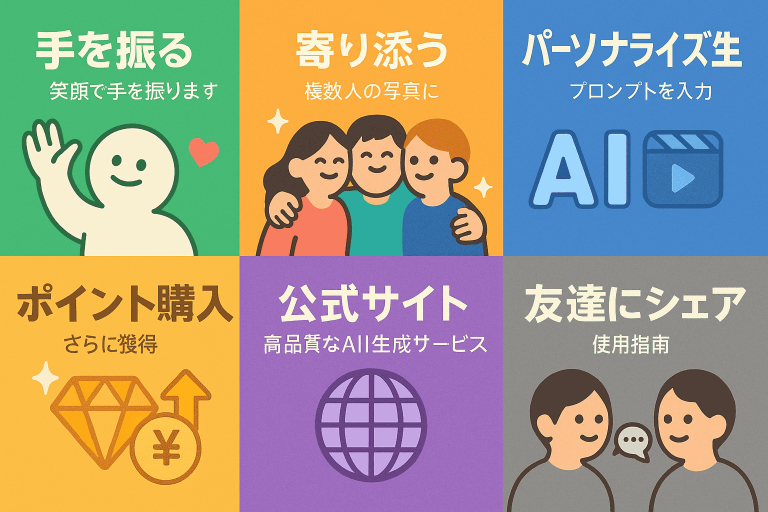
#> input picture assets/richmenu-main.png, 1536 x 1024 px (shown at 1/2 size)
$ python compress-richmenu-images.py
#> lines starting #> are read from the running program, lines starting #| are printed output that depends on the picture
#!/usr/bin/env python3
"""
Rich Menu图片压缩脚本
将图片压缩到1MB以下，保持2500x1686分辨率
"""

import os
from PIL import Image
import sys

def compress_image(input_path, output_path, target_size_mb=1.0):
    """
    压缩图片到指定文件大小以下

    Args:
        input_path: 输入图片路径
        output_path: 输出图片路径
        target_size_mb: 目标文件大小(MB)
    """
#> called with input_path = 'assets/richmenu-main.png', output_path = 'assets/richmenu-main-compressed.png', target_size_mb = 1
    target_size_bytes = target_size_mb * 1024 * 1024

    print(f"📸 压缩图片: {os.path.basename(input_path)}")

    # 打开图片
    with Image.open(input_path) as img:
        # 确保尺寸正确 (2500x1686)
#> img is the input picture: PIL image 1536x1024 P; mean R, G, B 160.4, 154.7, 137.3
        if img.size != (2500, 1686):
            print(f"⚠️  调整尺寸: {img.size} → (2500, 1686)")
#| ⚠️  调整尺寸: (1536, 1024) → (2500, 1686)
            img = img.resize((2500, 1686), Image.Resampling.LANCZOS)
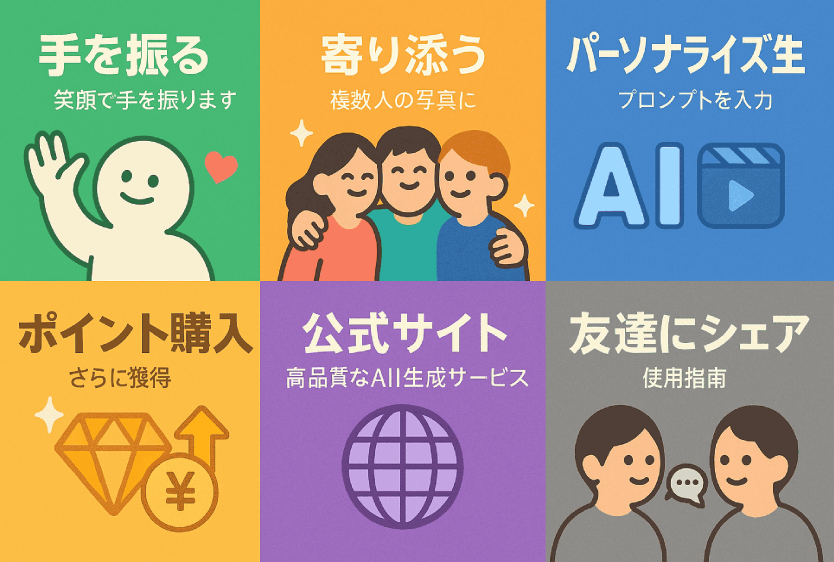
#> img: PIL image 2500x1686 P (shown at 1/3 size); mean R, G, B 160.4, 154.7, 137.3

        # 转换为RGB模式（如果需要）
        if img.mode in ('RGBA', 'LA', 'P'):
            print("🎨 转换为RGB模式")
            background = Image.new('RGB', img.size, (255, 255, 255))
#> background: PIL image 2500x1686 RGB; every value is 255
            if img.mode == 'P':
                img = img.convert('RGBA')
#> img: PIL image 2500x1686 RGBA
            background.paste(img, mask=img.split()[-1] if img.mode in ('RGBA', 'LA') else None)
            img = background

        # 尝试不同的质量级别进行压缩
        for quality in range(95, 20, -5):
            img.save(output_path, 'PNG', optimize=True, quality=quality)

            # 检查文件大小
            file_size = os.path.getsize(output_path)
            print(f"🎯 质量 {quality}: {file_size / 1024 / 1024:.2f}MB")

            if file_size <= target_size_bytes:
                print(f"✅ 压缩成功! 文件大小: {file_size / 1024 / 1024:.2f}MB")
                return True

        # 如果PNG压缩不够，尝试JPEG
        print("🔄 尝试JPEG格式...")
        jpeg_output = output_path.replace('.png', '.jpg')

        for quality in range(95, 30, -5):
            img.save(jpeg_output, 'JPEG', optimize=True, quality=quality)

            file_size = os.path.getsize(jpeg_output)
            print(f"📷 JPEG质量 {quality}: {file_size / 1024 / 1024:.2f}MB")

            if file_size <= target_size_bytes:
                # 将JPEG转换回PNG（保持兼容性）
                with Image.open(jpeg_output) as jpeg_img:
                    jpeg_img.save(output_path, 'PNG', optimize=True)
                os.remove(jpeg_output)

                final_size = os.path.getsize(output_path)
                print(f"✅ JPEG转PNG压缩成功! 最终大小: {final_size / 1024 / 1024:.2f}MB")
                return True

        print("❌ 无法压缩到目标大小")
        return False

def main():
    assets_dir = os.path.join(os.path.dirname(os.path.dirname(__file__)), 'assets')

    images_to_compress = [
        ('richmenu-main.png', 'richmenu-main-compressed.png'),
        ('richmenu-processing.png', 'richmenu-processing-compressed.png')
    ]

    print("🎨 开始压缩Rich Menu图片...")
    print(f"📁 资源目录: {assets_dir}")

    success_count = 0

    for original_name, compressed_name in images_to_compress:
        original_path = os.path.join(assets_dir, original_name)
        compressed_path = os.path.join(assets_dir, compressed_name)

        if not os.path.exists(original_path):
            print(f"⚠️  文件不存在: {original_name}")
            continue

        original_size = os.path.getsize(original_path)
        print(f"\n📊 原始文件: {original_name} ({original_size / 1024 / 1024:.2f}MB)")

        if compress_image(original_path, compressed_path):
            success_count += 1

            # 替换原文件
            backup_path = original_path + '.backup'
            os.rename(original_path, backup_path)
            os.rename(compressed_path, original_path)

            new_size = os.path.getsize(original_path)
            print(f"🔄 已替换原文件 (备份: {os.path.basename(backup_path)})")
            print(f"📈 压缩率: {(1 - new_size/original_size)*100:.1f}%")
        else:
            print(f"❌ {original_name} 压缩失败")
#> pass 2 of the loop in main, `for original_name, compressed_name in images_to_compress:`:
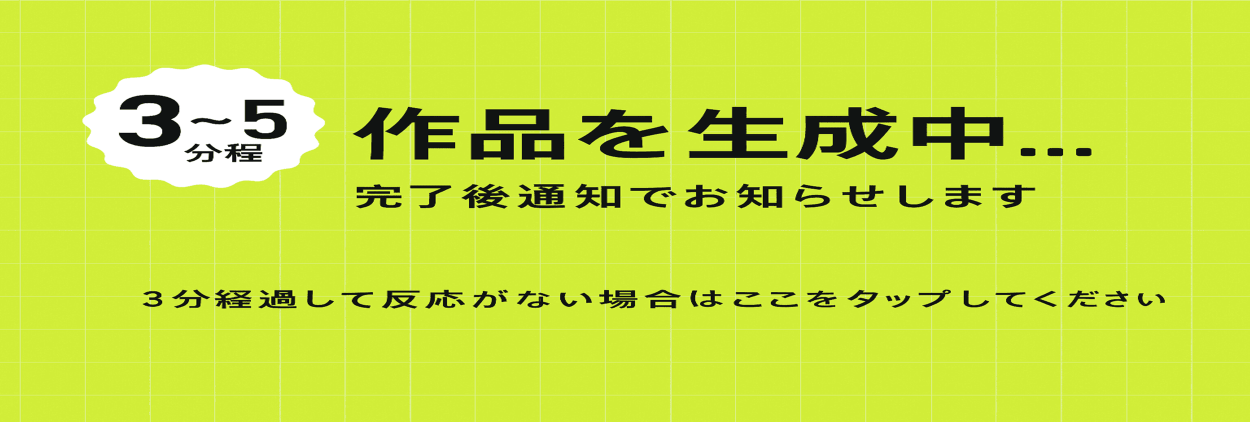
#> input picture assets/richmenu-processing.png, 2500 x 843 px (shown at 1/2 size)
#> in compress_image, img is the input picture: PIL image 2500x843 P; mean R, G, B 200.6, 226, 63.6
#| ⚠️  调整尺寸: (2500, 843) → (2500, 1686)
#> in compress_image (call 2), `img = img.resize((2500, 1686), Image.Resampling.LANCZOS)`:
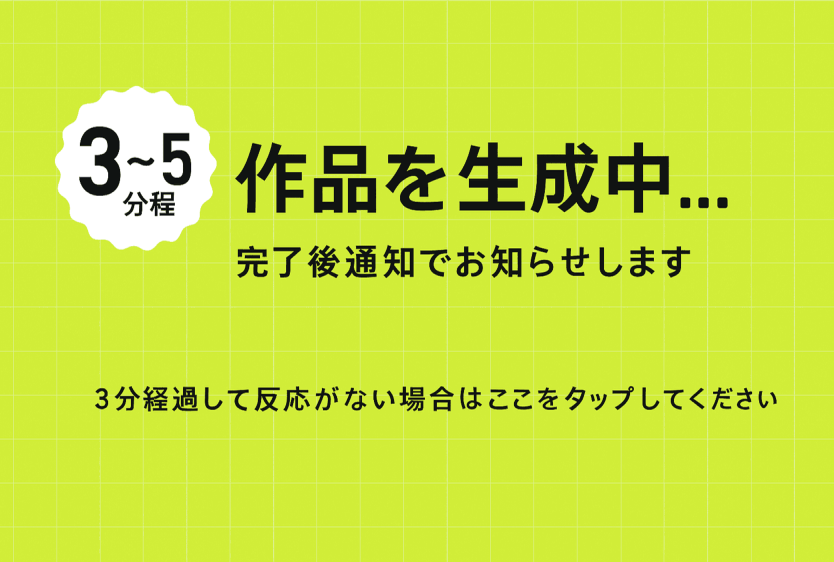
#> img: PIL image 2500x1686 P (shown at 1/3 size); mean R, G, B 200.6, 226, 63.6

    print(f"\n🎯 压缩完成: {success_count}/2 个文件成功")

    if success_count == 2:
        print("✅ 所有图片已成功压缩，可以创建Rich Menu了！")
        return 0
    else:
        print("❌ 部分图片压缩失败，请检查图片文件")
        return 1

if __name__ == "__main__":
    sys.exit(main())
#> (the program exits here)
